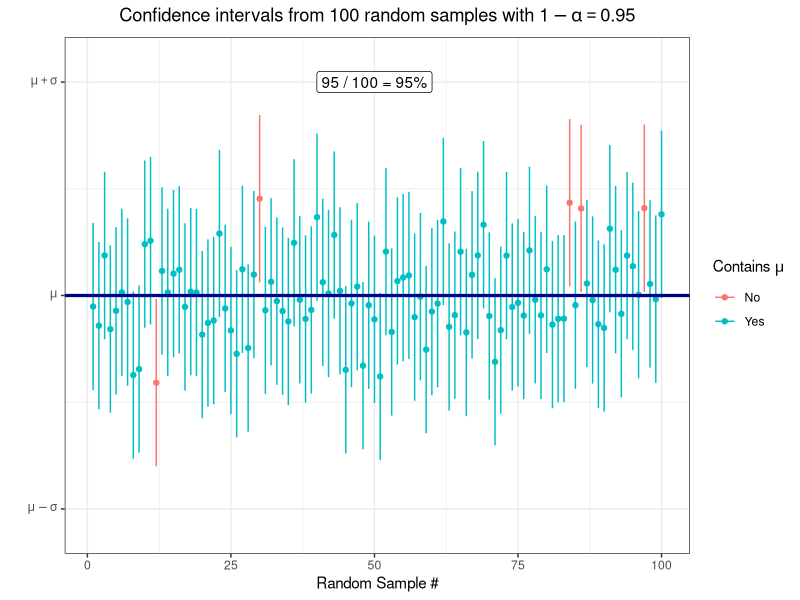
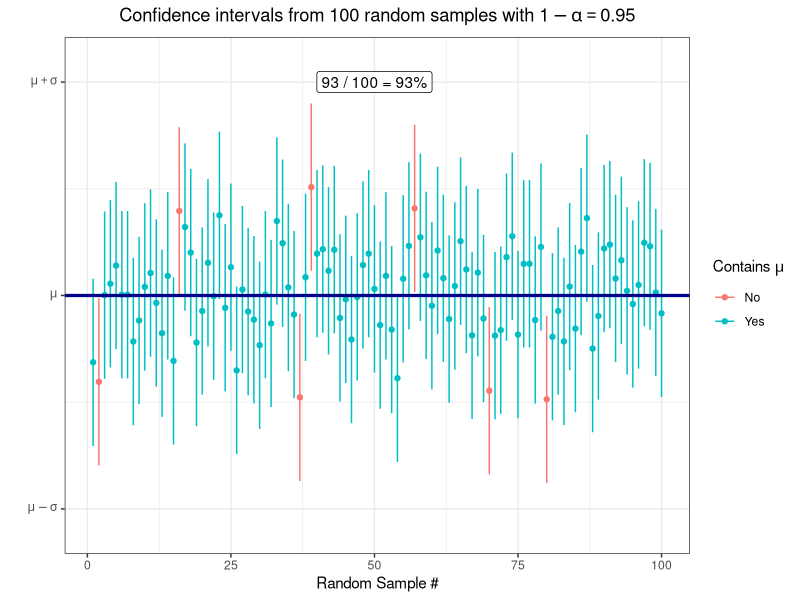
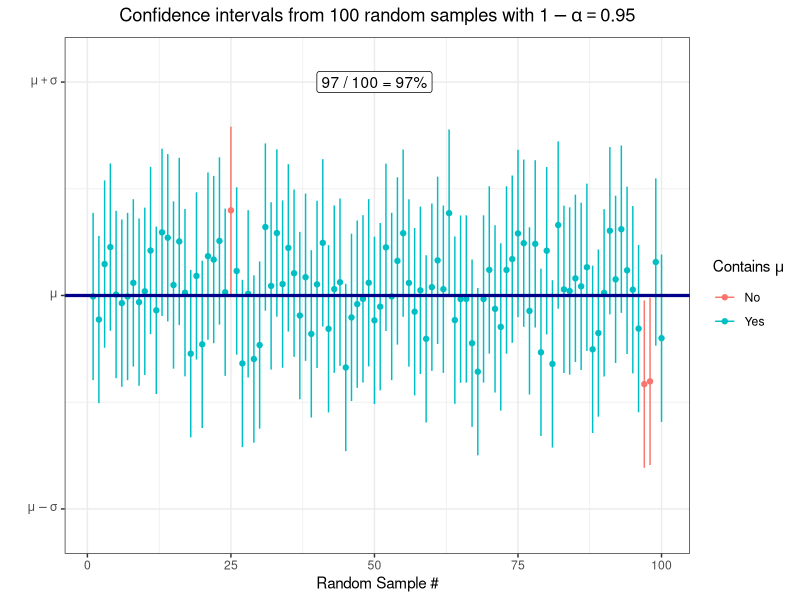
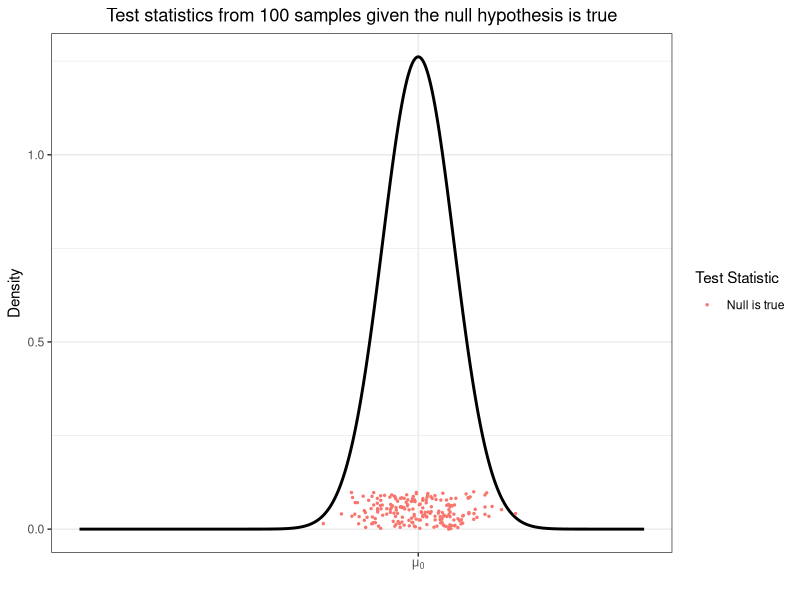
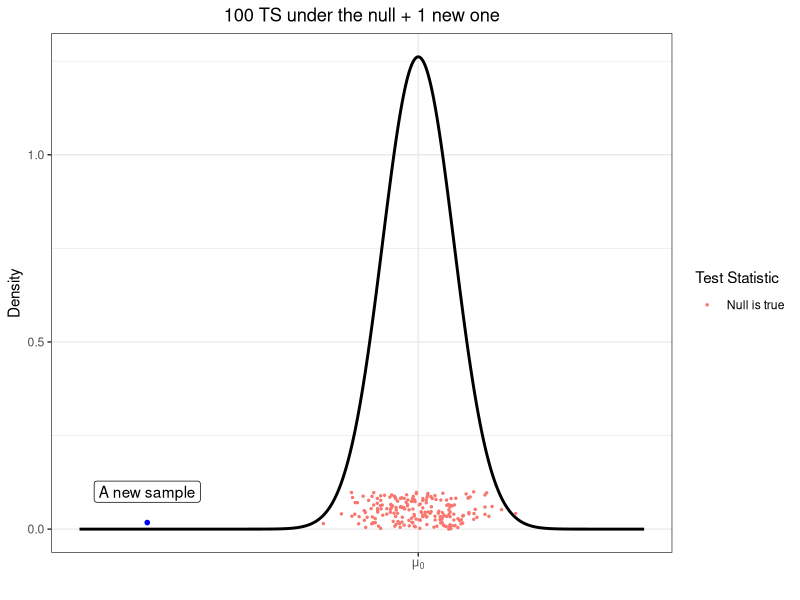
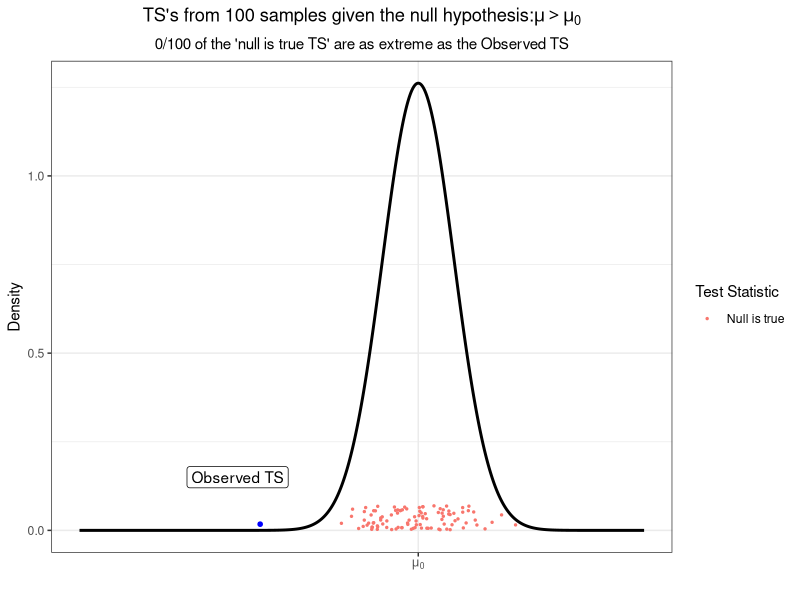
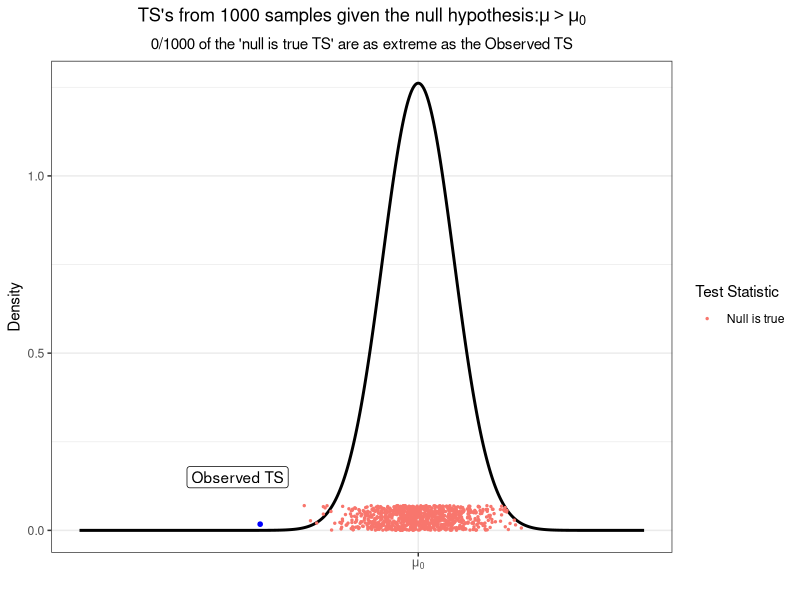
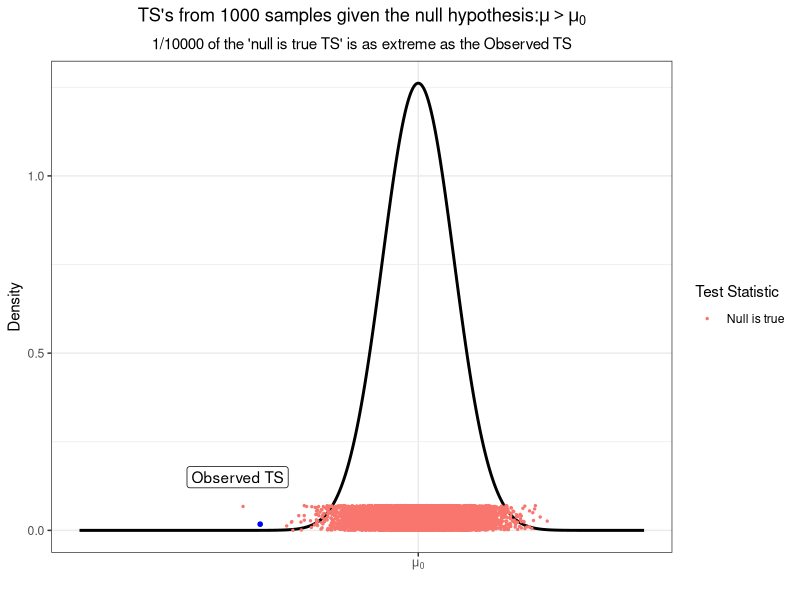

R code for these plots, in order:
############ Prereqs ############
options(stringsAsFactors = FALSE, scipen = 600)
oldPar <- par()
os <- Sys.info()["sysname"]
baseDir <- ifelse(os == "Windows", "C:/Users/ptrainor/gdrive", "~/gdrive")

library(tidyverse)
library(ggrepel)

setwd(paste0(baseDir, "/iTeach/AST_505/myLectures/lecture8_MeanInference"))

############ Coverage probabilities ############
set.seed(3)
df1 <- data.frame(x = rnorm(10000))

png(file = "coverage1.png", height = 4, width = 6.5, units = "in", res = 600)
set.seed(3333)
xbar <- replicate(100, mean(sample(df1$x, 25)))
lower <- xbar - qnorm(.975) * 1 / sqrt(25)
upper <- xbar + qnorm(.975) * 1 / sqrt(25)
df2 <- data.frame(xbar = xbar, lower = lower, upper = upper, x = 1:length(xbar))
df2$contains <- ifelse(df2$lower < 0 & df2$upper > 0, "Yes", "No")
ggplot(df2, aes()) + geom_segment(aes(x = x, xend = x, y = lower, yend = upper, color = contains)) +
  geom_point(aes(x = x, y = xbar, color = contains)) + geom_hline(yintercept = 0, color = "darkblue", lwd = 1.1) +
  scale_y_continuous(breaks = c(-1, 0, 1), labels = c(expression(mu - sigma), expression(mu), expression(mu + sigma)),
                     limits = c(-1.1, 1.1)) +
  theme_bw() + labs(x = "Random Sample #", y = "", color = expression(paste("Contains ", mu))) +
  annotate("label", x = 50, y = 1, label = "95 / 100 = 95%") +
  ggtitle(expression(paste("Confidence intervals from 100 random samples with ", 1-alpha == .95))) +
  theme(plot.title = element_text(hjust = 0.5)) 
dev.off()

png(file = "coverage2.png", height = 4, width = 6.5, units = "in", res = 600)
set.seed(333)
xbar <- replicate(100, mean(sample(df1$x, 25)))
lower <- xbar - qnorm(.975) * 1 / sqrt(25)
upper <- xbar + qnorm(.975) * 1 / sqrt(25)
df2 <- data.frame(xbar = xbar, lower = lower, upper = upper, x = 1:length(xbar))
df2$contains <- ifelse(df2$lower < 0 & df2$upper > 0, "Yes", "No")
ggplot(df2, aes()) + geom_segment(aes(x = x, xend = x, y = lower, yend = upper, color = contains)) +
  geom_point(aes(x = x, y = xbar, color = contains)) + geom_hline(yintercept = 0, color = "darkblue", lwd = 1.1) +
  scale_y_continuous(breaks = c(-1, 0, 1), labels = c(expression(mu - sigma), expression(mu), expression(mu + sigma)),
                     limits = c(-1.1, 1.1)) +
  theme_bw() + labs(x = "Random Sample #", y = "", color = expression(paste("Contains ", mu))) +
  annotate("label", x = 50, y = 1, label = "93 / 100 = 93%") +
  ggtitle(expression(paste("Confidence intervals from 100 random samples with ", 1-alpha == .95))) +
  theme(plot.title = element_text(hjust = 0.5)) 
dev.off()

png(file = "coverage3.png", height = 4, width = 6.5, units = "in", res = 600)
set.seed(33)
xbar <- replicate(100, mean(sample(df1$x, 25)))
lower <- xbar - qnorm(.975) * 1 / sqrt(25)
upper <- xbar + qnorm(.975) * 1 / sqrt(25)
df2 <- data.frame(xbar = xbar, lower = lower, upper = upper, x = 1:length(xbar))
df2$contains <- ifelse(df2$lower < 0 & df2$upper > 0, "Yes", "No")
ggplot(df2, aes()) + geom_segment(aes(x = x, xend = x, y = lower, yend = upper, color = contains)) +
  geom_point(aes(x = x, y = xbar, color = contains)) + geom_hline(yintercept = 0, color = "darkblue", lwd = 1.1) +
  scale_y_continuous(breaks = c(-1, 0, 1), labels = c(expression(mu - sigma), expression(mu), expression(mu + sigma)),
                     limits = c(-1.1, 1.1)) +
  theme_bw() + labs(x = "Random Sample #", y = "", color = expression(paste("Contains ", mu))) +
  annotate("label", x = 50, y = 1, label = "97 / 100 = 97%") +
  ggtitle(expression(paste("Confidence intervals from 100 random samples with ", 1-alpha == .95))) +
  theme(plot.title = element_text(hjust = 0.5)) 
dev.off()

########### Fish weights example ############
set.seed(33)
fishWeights <- rnorm(100, 500, 10)
fishweights <- round(fishWeights, 2)
mean(fishweights)

varp <- function(x) mean((x-mean(x))^2)
sqrt(varp(fishweights))

set.seed(33333)
samp <- sample(fishweights, 5)
mean(samp)

round(sd(samp),3)

########### 100 test statistics ############
set.seed(1111111)
df3 <- data.frame(x = replicate(200, mean(rnorm(10))), y = runif(200, 0, .1))
df3$Test <- "Null is true"

df4 <- data.frame(x = seq(-3, 2, .0001), y = dnorm(seq(-3, 2, .0001), mean = 0, sd = 1/sqrt(10)))

png(file = "nullTests.png", height = 3.5, width = 6, units = "in", res = 600)
ggplot(df4, aes(x = x, y = y)) + geom_line(lwd = 1) + geom_point(data = df3, aes(x = x, y = y, color = Test), size = .5) + 
  scale_x_continuous(breaks = c(0), labels = c(expression(mu[0]))) +
  labs(x = "", y = "Density", color = "Test Statistic") + theme_bw() +
  ggtitle("Test statistics from 100 samples given the null hypothesis is true") +
  theme(plot.title = element_text(hjust = 0.5)) 
dev.off()

png(file = "nullTests2.png", height = 3.5, width = 6, units = "in", res = 600)
ggplot(df4, aes(x = x, y = y)) + geom_line(lwd = 1) + geom_point(data = df3, aes(x = x, y = y, color = Test), size = .5) + 
  annotate("point", x = -2.4, y = 0.0175, color = "blue", size = 1.25) + 
  annotate("label", x = -2.4, y = 0.1, label = "A new sample") + 
  scale_x_continuous(breaks = c(0), labels = c(expression(mu[0]))) +
  ggtitle("100 TS under the null + 1 new one") +
  labs(x = "", y = "Density", color = "Test Statistic") + theme_bw() +
  theme(plot.title = element_text(hjust = 0.5)) 
dev.off()

# or 1,000 or 10,000 test statistics
set.seed(1111111)
df3b <- data.frame(x = replicate(100000, mean(rnorm(10))), y = runif(100000, 0, .07))
df3b$Test <- "Null is true"

png(file = "rare1.png", height = 4, width = 6, units = "in", res = 600)
ggplot(df4, aes(x = x, y = y)) + geom_line(lwd = 1) + 
  geom_point(data = df3b[1:100,], aes(x = x, y = y, color = Test), size = .5) + 
  scale_x_continuous(breaks = c(0), labels = c(expression(mu[0]))) +
  annotate("point", x = -1.4, y = 0.0175, color = "blue", size = 1.25) + 
  annotate("label", x = -1.6, y = 0.15, label = "Observed TS") + 
  labs(x = "", y = "Density", color = "Test Statistic") + theme_bw() +
  ggtitle(expression(paste("TS's from 100 samples given the null hypothesis:", mu > mu[0])),
          "0/100 of the 'null is true TS' are as extreme as the Observed TS") +
  theme(plot.title = element_text(hjust = 0.5), plot.subtitle = element_text(hjust = 0.5)) 
dev.off()

png(file = "rare2.png", height = 4, width = 6, units = "in", res = 600)
ggplot(df4, aes(x = x, y = y)) + geom_line(lwd = 1) + 
  geom_point(data = df3b[1:1000,], aes(x = x, y = y, color = Test), size = .5) + 
  scale_x_continuous(breaks = c(0), labels = c(expression(mu[0]))) +
  annotate("point", x = -1.4, y = 0.0175, color = "blue", size = 1.25) + 
  annotate("label", x = -1.6, y = 0.15, label = "Observed TS") + 
  labs(x = "", y = "Density", color = "Test Statistic") + theme_bw() +
  ggtitle(expression(paste("TS's from 1000 samples given the null hypothesis:", mu > mu[0])),
          "0/1000 of the 'null is true TS' are as extreme as the Observed TS") +
  theme(plot.title = element_text(hjust = 0.5), plot.subtitle = element_text(hjust = 0.5)) 
dev.off()

png(file = "rare3.png", height = 4, width = 6, units = "in", res = 600)
ggplot(df4, aes(x = x, y = y)) + geom_line(lwd = 1) + 
  geom_point(data = df3b[1:10000,], aes(x = x, y = y, color = Test), size = .5) + 
  scale_x_continuous(breaks = c(0), labels = c(expression(mu[0]))) +
  annotate("point", x = -1.4, y = 0.0175, color = "blue", size = 1.25) + 
  annotate("label", x = -1.6, y = 0.15, label = "Observed TS") + 
  labs(x = "", y = "Density", color = "Test Statistic") + theme_bw() +
  ggtitle(expression(paste("TS's from 1000 samples given the null hypothesis:", mu > mu[0])),
          "1/10000 of the 'null is true TS' is as extreme as the Observed TS") +
  theme(plot.title = element_text(hjust = 0.5), plot.subtitle = element_text(hjust = 0.5)) 
dev.off()

########### Rejection regions ############
png(file = "nullTests3.png", height = 4, width = 6, units = "in", res = 600)
ggplot(data.frame(x = c(-3.5, 3.5)), aes(x)) + 
  stat_function(fun = function(x) dnorm(x), xlim = c(-3.4, qnorm(.05)), geom = "area", fill = "cyan", n = 10000) +
  stat_function(fun = function(x) dnorm(x), lwd = 1, n = 50000) + 
  geom_segment(aes(x = qnorm(.05), xend = qnorm(.05), y = 0, yend = dnorm(qnorm(.05)))) +
  scale_x_continuous(breaks = c(0), labels = c(expression(mu[0]))) +
  labs(x = "", y = "Density") + theme_bw() +
  ggtitle(expression(paste("Rejection region for alternative hypothesis: ", mu < mu[0]))) +
  theme(plot.title = element_text(hjust = 0.5)) 
dev.off()

png(file = "nullTests3Flip.png", height = 4, width = 6, units = "in", res = 600)
ggplot(data.frame(x = c(-3.5, 3.5)), aes(x)) + 
  stat_function(fun = function(x) dnorm(x), xlim = c(qnorm(.95), 3.4), geom = "area", fill = "cyan", n = 10000) +
  stat_function(fun = function(x) dnorm(x), lwd = 1, n = 50000) + 
  geom_segment(aes(x = qnorm(.95), xend = qnorm(.95), y = 0, yend = dnorm(qnorm(.95)))) +
  scale_x_continuous(breaks = c(0), labels = c(expression(mu[0]))) +
  labs(x = "", y = "Density") + theme_bw() +
  ggtitle(expression(paste("Rejection region for alternative hypothesis: ", mu > mu[0]))) +
  theme(plot.title = element_text(hjust = 0.5)) 
dev.off()

png(file = "nullTests4.png", height = 4, width = 6, units = "in", res = 600)
ggplot(data.frame(x = c(-3.5, 3.5)), aes(x)) + 
  stat_function(fun = function(x) dnorm(x), xlim = c(-3.4, qnorm(.05)), geom = "area", fill = "cyan", n = 10000) +
  stat_function(fun = function(x) dnorm(x), lwd = 1, n = 50000) + 
  geom_segment(aes(x = qnorm(.05), xend = qnorm(.05), y = 0, yend = dnorm(qnorm(.05)))) +
  scale_x_continuous(breaks = c(-2.5, 0), labels = c(expression(bar(y)), expression(mu[0]))) +
  annotate("point", x = -2.5, y = 0, color = "red", size = 3) +
  annotate("label", x = -2.75, y = .1, label = "Test statistic is in RR") +
  labs(x = "", y = "Density") + theme_bw() +
  ggtitle(expression(paste("Rejection region for alternative hypothesis: ", mu < mu[0]))) +
  theme(plot.title = element_text(hjust = 0.5)) 
dev.off()

png(file = "nullTests5.png", height = 4, width = 6, units = "in", res = 600)
ggplot(data.frame(x = c(-3.5, 3.5)), aes(x)) + 
  stat_function(fun = function(x) dnorm(x), xlim = c(-3.4, qnorm(.05)), geom = "area", fill = "cyan", n = 10000) +
  stat_function(fun = function(x) dnorm(x), lwd = 1, n = 50000) + 
  geom_segment(aes(x = qnorm(.05), xend = qnorm(.05), y = 0, yend = dnorm(qnorm(.05)))) +
  scale_x_continuous(breaks = c(-.5, 0), labels = c(expression(bar(y)), expression(mu[0]))) +
  annotate("point", x = -.5, y = 0, color = "red", size = 3) +
  annotate("label", x = -.5, y = .1, label = "Test statistic is not in RR") +
  labs(x = "", y = "Density") + theme_bw() +
  ggtitle(expression(paste("Rejection region for alternative hypothesis: ", mu < mu[0]))) +
  theme(plot.title = element_text(hjust = 0.5)) 
dev.off()

png(file = "nullTests6.png", height = 4, width = 6, units = "in", res = 600)
ggplot(data.frame(x = c(-3.5, 3.5)), aes(x)) + 
  stat_function(fun = function(x) dnorm(x), xlim = c(-3.4, qnorm(.025)), geom = "area", fill = "cyan", n = 10000) +
  stat_function(fun = function(x) dnorm(x), xlim = c(qnorm(.975), 3.4), geom = "area", fill = "cyan", n = 10000) +
  stat_function(fun = function(x) dnorm(x), lwd = 1, n = 50000) + 
  geom_segment(aes(x = qnorm(.025), xend = qnorm(.025), y = 0, yend = dnorm(qnorm(.025)))) +
  geom_segment(aes(x = qnorm(.975), xend = qnorm(.975), y = 0, yend = dnorm(qnorm(.975)))) +
  scale_x_continuous(breaks = c(0), labels = c(expression(mu[0]))) +
  labs(x = "", y = "Density") + theme_bw() +
  ggtitle(expression(paste("Rejection region for alternative hypothesis: ", mu == mu[0]))) +
  theme(plot.title = element_text(hjust = 0.5)) 
dev.off()

# SBP example:
png(file = "SBP1.png", height = 4, width = 6, units = "in", res = 600)
ggplot(data.frame(x = c(-3.5, 3.5)), aes(x)) + 
  stat_function(fun = function(x) dnorm(x), xlim = c(-3.4, qnorm(.05)), geom = "area", fill = "cyan", n = 10000) +
  stat_function(fun = function(x) dnorm(x), lwd = 1, n = 50000) + 
  geom_segment(aes(x = qnorm(.05), xend = qnorm(.05), y = 0, yend = dnorm(qnorm(.05)))) +
  scale_x_continuous(breaks = c(-1.645, 0, 2.828), labels = c(expression(z = -1.645), 0, 2.828)) +
  annotate("point", x = 2.828, y = 0, color = "red", size = 3) +
  annotate("label", x = 2.828, y = .025, label = "Test statistic") +
  labs(x = "", y = "Density") + theme_bw() +
  ggtitle(expression(paste("Rejection region for alternative hypothesis: ", mu < mu[0]))) +
  theme(plot.title = element_text(hjust = 0.5)) 
dev.off()

########### Significance level ############
png(file = "sig1.png", height = 4, width = 6, units = "in", res = 600)
ggplot(data.frame(x = c(-3.5, 4.5)), aes(x)) + 
  stat_function(fun = function(x) dnorm(x), xlim = c(2, 4.5), geom = "area", fill = "magenta", n = 10000) +
  stat_function(fun = function(x) dnorm(x), lwd = .5, n = 50000) +
  scale_x_continuous(breaks = c(0, 2), labels = c(0, "TS")) +
  annotate("label", x = 3, y = .075, label = expression(paste("p-value is: ", P(Z >= TS)))) +
  labs(x = "", y = "Density") + theme_bw() +
  ggtitle(expression(paste("Alternative hypothesis: ", mu > mu[0]))) +
  theme(plot.title = element_text(hjust = 0.5)) 
dev.off()

png(file = "sig2.png", height = 4, width = 6, units = "in", res = 600)
ggplot(data.frame(x = c(-4.5, 4.5)), aes(x)) + 
  stat_function(fun = function(x) dnorm(x), xlim = c(2, 4.5), geom = "area", fill = "magenta", n = 10000) +
  stat_function(fun = function(x) dnorm(x), xlim = c(-4.5, -2), geom = "area", fill = "magenta", n = 10000) +
  stat_function(fun = function(x) dnorm(x), lwd = .5, n = 50000) +
  scale_x_continuous(breaks = c(-2, 0, 2), labels = c("-|TS|", 0, "|TS|")) +
  annotate("label", x = 3, y = .075, label = expression(P(Z >= TS))) +
  annotate("label", x = -3, y = .075, label = expression(P(Z <= TS))) +
  labs(x = "", y = "Density") + theme_bw() +
  ggtitle(expression(paste("Alternative hypothesis: ", mu == mu[0]))) +
  theme(plot.title = element_text(hjust = 0.5)) 
dev.off()

# SBP example:
round(pnorm(2.828, lower.tail = FALSE), 3)

########### Prostate cancer and cell cycle ############
stagec <- rpart::stagec
stagec <- stagec[!is.na(stagec$g2),]

(mean(stagec$g2) - (1/6 * 100)) / (sd(stagec$g2) / sqrt(length(stagec$g2)))

########### Student's t-distribution ############
df6 <- data.frame(x = seq(-5, 5, .001))
df6$Normal <- dnorm(df6$x)
df6$t1 <- dt(df6$x, 1) 
df6$t2 <- dt(df6$x, 2)
df6$t5 <- dt(df6$x, 5)
df6 <- df6 %>% gather(key = "Distribution", value = "value", -x)
df6$Distribution <- factor(df6$Distribution, levels = c("t1", "t2", "t5", "Normal"))
levels(df6$Distribution) <- c("t (df = 1)", "t (df = 2)", "t (df = 5)", "Normal")

png(file = "tDists.png", height = 5, width = 7, units = "in", res = 600)
ggplot(df6, aes(x = x, y = value, group = Distribution, color = Distribution)) + geom_line() + theme_bw() +
  labs(x = "", y = "Density") + ggtitle("Some Student's t-distributions") +
  theme(plot.title = element_text(hjust = 0.5)) 
dev.off()

########### Renal Cell carcinoma example ############
set.seed(3)
x <- rnorm(8, mean = 5.2)
x <- round(x, 3)
x
mean(x)
sd(x)

t.test(x, mu = 3.34)
